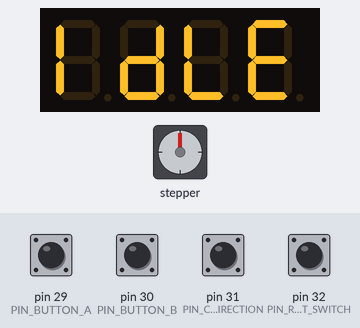
Bench run of a sketch on a simulated Arduino Mega 2560, built with avr-gcc and run on an emulated ATmega2560. Shown: 4-digit seven-segment display, stepper motor. The test bench sets the inputs (shaded band); at power-on: pin 29 (PIN_BUTTON_A), pin 30 (PIN_BUTTON_B), pin 31 (PIN_CONFIG_DIRECTION), pin 32 (PIN_RESET_LIMIT_SWITCH) HIGH. Stepper angles assume 2048 steps per turn.

Above: at 1.2 s.
1.3 s: pin 29 (PIN_BUTTON_A) pulled LOW for 0.15 s
At 1.82 s:
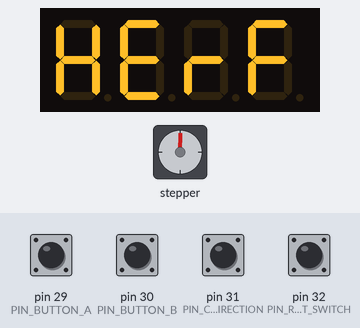
2.0 s: pin 30 (PIN_BUTTON_B) pulled LOW for 1 s
At 2.45 s:
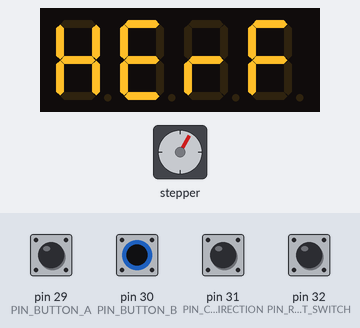
3.6 s: pin 29 (PIN_BUTTON_A) pulled LOW for 1 s
At 3.95 s:
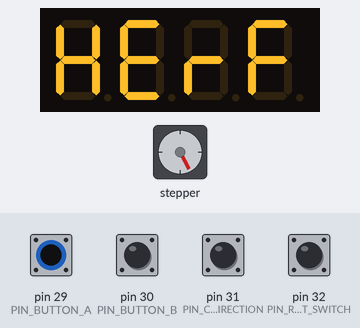
5.2 s: pin 30 (PIN_BUTTON_B) pulled LOW for 0.15 s
14.3 s: pin 29 (PIN_BUTTON_A) pulled LOW for 1 s
Timing chart, 0 to 16.9 s (numbered marks = the images above; inputs shaded):
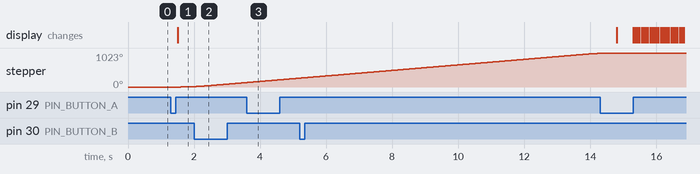

Measured:
- after the input at 1.3 s, stepper: turns 13° clockwise in 0.41 s, starting after 0.29 s; the display: changes after 0.20 s (image 1)

The sketch:

aasabj.ino
```cpp
/*********************************************************************************************************************************/
#include <AccelStepper.h>
#include <SevSeg.h>

/*********************************************************************************************************************************/
//#define DEBUG_SERIAL

/*********************************************************************************************************************************/
// PINOUT for 5641AS (4 digit 7 segment common cathode)
const byte pin_1_segment_E_arduino_pin = 2;
const byte pin_2_segment_D_arduino_pin = 3;
const byte pin_3_segment_DP_arduino_pin = 4;
const byte pin_4_segment_C_arduino_pin = 5;
const byte pin_5_segment_G_arduino_pin = 6;
const byte pin_6_digit_4_common_arduino_pin = 26;
const byte pin_7_segment_B_arduino_pin = 22;
const byte pin_8_digit_3_common_arduino_pin = 27;
const byte pin_9_digit_2_common_arduino_pin = 28;
const byte pin_10_segment_F_arduino_pin = 23;
const byte pin_11_segment_A_arduino_pin = 24;
const byte pin_12_digit_1_common_arduino_pin = 25;

// PINOUT for buttons
const byte PIN_BUTTON_A = 29;
const byte PIN_BUTTON_B = 30;

// PINOUT for direction setting
const byte PIN_CONFIG_DIRECTION = 31;

// PINOUT for reset position
const byte PIN_RESET_LIMIT_SWITCH = 32;

// PINOUT for stepper driver and pin order
const byte PIN_STEPPER_DRIVER[] = { 10, 11, 12, 13 };
const byte PIN_STEPPER_DRIVER_ORDER[] = { 0, 2, 1, 3 }; // 28BYJ-48

/*********************************************************************************************************************************/
// physics (motor)
const unsigned short STEPPER_STEPS_PER_REV = /* natural */ 32 * 64 /* gear reduction */; // for 28BYJ-48
const byte MAX_STEPPER_ROTATION_PER_MINUTE = 15; // for 28BYJ-48

// physics (blade)
// i prefer to use the number of steps so you can adjust it easily on the fly with integers
//
// you can derive the "approximate" amount of steps from your blade kerf width
// and the thread pitch from your advance screw, like this :
//
// Kerf steps = STEPPER_STEPS_PER_REV * blade_width (mm) / screw_thread_pitch (mm)
//
// For example :
//   my blade kerf is 2.8mm
//   i use an M8 screw with a 1.25 mm pitch
//   my prototype motor is a 28BYJ-48 with 2048 steps per rev
// So my default kerf steps is 2048 * 2.8 / 1.25 = 4587,52 ~ 4588 steps
//
// Depending on your real-life kerf size you will need to make test and adjust to get a perfect fit
// This allows you to know the number of steps for different fits as well (with or without glue, for example)
const unsigned long DEFAULT_KERF_STEPS = 4588;

// physics (preference)
const unsigned long DEFAULT_KERF_PER_FINGER = 4;

// electronics
const unsigned long DEBOUNCE_TIME_MS = 200;

// input (preference)
const unsigned long INPUT_LONG_PRESS_MS = 1000;
const unsigned long INPUT_IDLE_TIME_MS = 2000;

/*********************************************************************************************************************************/
#ifdef DEBUG_SERIAL
#define DPRINT(...)    Serial.print(__VA_ARGS__)
#define DPRINTLN(...)  Serial.println(__VA_ARGS__)
#define DPRINTF(...)    Serial.print(F(__VA_ARGS__))
#define DPRINTLNF(...) Serial.println(F(__VA_ARGS__))

#else
#define DPRINT(...)     //blank line
#define DPRINTLN(...)   //blank line
#define DPRINTF(...)    //blank line
#define DPRINTLNF(...)  //blank line

#endif

/*********************************************************************************************************************************/
class DebouncedSwitch {
	protected:
		const byte digitalInputPin;
		const bool restingState;
		bool storedState;
		const unsigned short debounceMs;
		unsigned long previousChangeMs;

	public:
		DebouncedSwitch(const byte& digitalInputPin, const bool& restingState = HIGH, const unsigned short& debounceMs = DEBOUNCE_TIME_MS)
			: digitalInputPin(digitalInputPin), restingState(restingState), storedState(restingState), debounceMs(debounceMs), previousChangeMs(0)
		{
		}

		void setup()
		{
			pinMode(digitalInputPin, INPUT_PULLUP);
		}

		void update()
		{
			unsigned long currentMs = millis();
			bool currentState = digitalRead(digitalInputPin);
			if (currentState != storedState)
			{
				if (currentMs >= previousChangeMs + debounceMs)
				{
					storedState = currentState;
					resetPreviousChangeMs(currentMs);
				}
			}
		}

		bool getState() const
		{
			return storedState;
		}

		bool isPressed() const
		{
			if (storedState == restingState)
			{
				return false;
			}
			else
			{
				return true;
			}
		}

		void resetPreviousChangeMs(const unsigned long& currentMs = 0)
		{
			//    DPRINTLN("reset previous change ms");
			if (currentMs == 0)
			{
				previousChangeMs = millis();
			}
			else
			{
				previousChangeMs = currentMs;
			}
			//    DPRINTLN(previousChangeMs, DEC);
		}

	protected:
		unsigned long getLastChangeMs() const
		{
			return previousChangeMs;
		}
};

/*********************************************************************************************************************************/
class MultiFunctionButton : public DebouncedSwitch {

	private:
		bool previousState;
		const unsigned short longPressMs;
		bool stateChanged;

	public:
		MultiFunctionButton(const byte& digitalInputPin, const bool& restingState = HIGH, const unsigned short& debounceMs = DEBOUNCE_TIME_MS, const unsigned short& longPressMs = INPUT_LONG_PRESS_MS)
			: DebouncedSwitch(digitalInputPin, restingState, debounceMs), previousState(restingState), longPressMs(longPressMs), stateChanged(false)
		{
		}

		void update()
		{
			DebouncedSwitch::update();
			bool currentState = getState();
			if (previousState != currentState)
			{
				stateChanged = true;
				previousState = currentState;
			}
			else
			{
				stateChanged = false;
			}
		}

		bool hasChanged() const
		{
			return stateChanged;
		}

		bool isLongPress() const
		{
			unsigned long currentMs = millis();
			unsigned long sinceLastChangeMs = currentMs - getLastChangeMs();
			if (sinceLastChangeMs >= longPressMs)
			{
				return true;
			}
			else
			{
				return false;
			}
		}
};

/*********************************************************************************************************************************/
class MyStateMachine
{
	public:
		typedef enum {
			MSM_IDLE = 100,
			MSM_MOVE_KERF,
			MSM_MOVE_FINGER,
			MSM_SET_KERF,
			MSM_SET_FINGER,
			MSM_RESET_POSITION,
		} MsmState;

	private:
		MsmState state;

	public:
		MyStateMachine()
			: state(MSM_IDLE)
		{
		}

		MsmState getState() const
		{
			return state;
		}

		void setState(const MsmState& next)
		{
			state = next;
			DPRINTLN("setState");
			DPRINTLN(state, DEC);
		}

		void handleDoubleLongPress()
		{
			DPRINTLN("handleDoubleLongPress");
			switch(state)
			{
				case MSM_IDLE:
					DPRINTLN("idle");
					setState(MSM_RESET_POSITION);
					break;

				default:
					break;
			}
		}

		void handleLongPressA()
		{
			DPRINTLN("handleLongPressA");
			switch(state)
			{
				case MSM_IDLE:
					DPRINTLN("idle");
					setState(MSM_SET_KERF);
					break;

				default:
					break;
			}
		}

		void handleLongPressB()
		{
			DPRINTLN("handleLongPressB");
			switch(state)
			{
				case MSM_IDLE:
					DPRINTLN("idle");
					setState(MSM_SET_FINGER);
					break;

				default:
					break;
			}
		}

		void handlePressA()
		{
			DPRINTLN("handlePressA");
			switch(state)
			{
				default:
					break;
			}
		}

		void handlePressB()
		{
			DPRINTLN("handlePressB");
			switch(state)
			{
				default:
					break;
			}
		}

		void handleReleaseA()
		{
			DPRINTLN("handleReleaseA");
			switch(state)
			{
				case MSM_IDLE:
					setState(MSM_MOVE_KERF);
					break;

				default:
					break;
			}
		}

		void handleReleaseB()
		{
			DPRINTLN("handleReleaseB");
			switch(state)
			{
				case MSM_IDLE:
					setState(MSM_MOVE_FINGER);
					break;

				default:
					break;
			}
		}

		void handleIdleInput()
		{
			DPRINTLN("handleIdleInput");
			switch(state) {
				case MSM_SET_KERF:
					DPRINTLN("MSM_SET_KERF");
					setState(MSM_IDLE);
					break;
				case MSM_SET_FINGER:
					DPRINTLN("MSM_SET_FINGER");
					setState(MSM_IDLE);
					break;

				default:
					break;
			}
		}

		void handleResetLimitSwitch()
		{
			switch(state) {
				case MSM_RESET_POSITION:
					DPRINTLN("handleResetLimitSwitch");
					DPRINTLN("MSM_RESET_POSITION");
					setState(MSM_IDLE);
					break;

				default:
					break;
			}
		}
};

/*********************************************************************************************************************************/
class DirectionFlag
{
	private:
		const byte digitalInputPin;

	public:
		DirectionFlag(const byte& pin)
			: digitalInputPin(pin)
		{
		}

		void setup()
		{
			pinMode(digitalInputPin, INPUT_PULLUP);
		}

		int getDirection() const
		{
			if (digitalRead(digitalInputPin))
			{
				return +1;
			}
			else
			{
				return -1;
			}
		}
};

/*********************************************************************************************************************************/

// components
SevSeg sevseg;
MultiFunctionButton buttonA(PIN_BUTTON_A);
MultiFunctionButton buttonB(PIN_BUTTON_B);
DebouncedSwitch resetLimit(PIN_RESET_LIMIT_SWITCH);

// stepper
AccelStepper screwStepper(AccelStepper::FULL4WIRE,
		PIN_STEPPER_DRIVER[PIN_STEPPER_DRIVER_ORDER[0]],
		PIN_STEPPER_DRIVER[PIN_STEPPER_DRIVER_ORDER[1]],
		PIN_STEPPER_DRIVER[PIN_STEPPER_DRIVER_ORDER[2]],
		PIN_STEPPER_DRIVER[PIN_STEPPER_DRIVER_ORDER[3]]);

// physics
unsigned long stepsKerf = DEFAULT_KERF_STEPS;
unsigned long kerfPerFinger = DEFAULT_KERF_PER_FINGER;

const unsigned long MAX_STEPS_PER_SECOND = STEPPER_STEPS_PER_REV * MAX_STEPPER_ROTATION_PER_MINUTE / 60;

DirectionFlag directionConfig(PIN_CONFIG_DIRECTION);

// logic
MyStateMachine msm;

// interface
unsigned long lastActionMs = 0;

// debug
unsigned long lastDebugMs = 0;

/*********************************************************************************************************************************/
void setup()
{
	Serial.begin(9600);

	// direction setting configuration
	directionConfig.setup();

	// stepper
	screwStepper.setMaxSpeed(MAX_STEPS_PER_SECOND);
	screwStepper.setAcceleration(MAX_STEPS_PER_SECOND); // accelerate fast

	// input switches
	buttonA.setup();
	buttonB.setup();
	resetLimit.setup();

	// setup sevseg
	const byte hardwareConfig = COMMON_CATHODE;
	const byte numDigits = 4;
	const bool disableDecPoint = false;
	const bool leadingZeros = false;
	const bool resistorsOnSegments = false;
	const bool updateWithDelays = false;
	byte digitPins[4] = {
		pin_12_digit_1_common_arduino_pin,
		pin_9_digit_2_common_arduino_pin,
		pin_8_digit_3_common_arduino_pin,
		pin_6_digit_4_common_arduino_pin
	};
	byte segmentPins[8] = {
		pin_11_segment_A_arduino_pin,
		pin_7_segment_B_arduino_pin,
		pin_4_segment_C_arduino_pin,
		pin_2_segment_D_arduino_pin,
		pin_1_segment_E_arduino_pin,
		pin_10_segment_F_arduino_pin,
		pin_5_segment_G_arduino_pin,
		pin_3_segment_DP_arduino_pin
	};
	sevseg.begin(
			hardwareConfig,
			numDigits,
			digitPins,
			segmentPins,
			resistorsOnSegments,
			updateWithDelays,
			leadingZeros,
			disableDecPoint
		    );
}

/*********************************************************************************************************************************/
void handleInteractiveInputs()
{
	buttonA.update();
	buttonB.update();

	bool actionOccured = true;

	// double long press
	if (buttonA.isPressed() && buttonB.isPressed() && buttonA.isLongPress() && buttonB.isLongPress())
	{
		DPRINTLN("double long press");
		buttonA.resetPreviousChangeMs();
		buttonB.resetPreviousChangeMs();
		msm.handleDoubleLongPress();

		switch(msm.getState())
		{
			case MyStateMachine::MSM_RESET_POSITION:
				DPRINT("double long press MSM_RESET_POSITION ");
				// following statement needs a cast so that computation does not always evaluate to unsigned ...
				screwStepper.setSpeed(-directionConfig.getDirection() * (signed) MAX_STEPS_PER_SECOND);
				DPRINTLN(screwStepper.speed(),DEC);
				break;

			default:
				break;
		}
	}

	// long press A : set kerf steps
	else if (buttonA.isPressed() && buttonA.isLongPress() && !buttonB.isPressed())
	{
		DPRINTLN("long press A");
		buttonA.resetPreviousChangeMs();
		buttonB.resetPreviousChangeMs();
		msm.handleLongPressA();
	}

	// long press B : set finger steps
	else if (buttonB.isPressed() && buttonB.isLongPress() && !buttonA.isPressed())
	{
		DPRINTLN("long press B");
		buttonA.resetPreviousChangeMs();
		buttonB.resetPreviousChangeMs();
		msm.handleLongPressB();
	}

	// release A : move to next kerf
	else if (buttonA.hasChanged() && !buttonA.isPressed())
	{
		DPRINTLN("release A");
		msm.handleReleaseA();

		if (msm.getState() == MyStateMachine::MSM_MOVE_KERF)
		{
			DPRINT("prepare to move kerf steps total ");
			screwStepper.move(+directionConfig.getDirection() * stepsKerf);
			DPRINTLN(stepsKerf, DEC);
		}
	}

	// release B : move to next finger
	else if (buttonB.hasChanged() && !buttonB.isPressed())
	{
		DPRINTLN("release B");
		msm.handleReleaseB();

		if (msm.getState() == MyStateMachine::MSM_MOVE_FINGER)
		{
			DPRINT("prepare to move to next finger");
			screwStepper.move(+directionConfig.getDirection() * kerfPerFinger * stepsKerf);
			DPRINTLN(stepsKerf, DEC);
			DPRINTLN(kerfPerFinger, DEC);
		}
	}

	// press A
	else if (buttonA.hasChanged() && buttonA.isPressed())
	{
		DPRINTLN("press A");
		msm.handlePressA();

		switch(msm.getState())
		{
			case MyStateMachine::MSM_SET_KERF:
				stepsKerf++;
				break;

			case MyStateMachine::MSM_SET_FINGER:
				kerfPerFinger++;
				break;

			default:
				break;
		}
	}

	// press B
	else if (buttonB.hasChanged() && buttonB.isPressed())
	{
		DPRINTLN("press B");
		msm.handlePressB();

		switch(msm.getState())
		{
			case MyStateMachine::MSM_SET_KERF:
				if (stepsKerf > 1)
					stepsKerf--;
				break;

			case MyStateMachine::MSM_SET_FINGER:
				if (kerfPerFinger > 1)
					kerfPerFinger--;
				break;

			default:
				break;
		}
	}
	// no input
	else
	{
		actionOccured = false;
	}

	// handle idling
	if (actionOccured)
	{
		DPRINTLN("actionOccured");
		lastActionMs = millis();
		DPRINTLN(lastActionMs, DEC);
	}
	else
	{
		unsigned long curMs = millis();
		if (curMs > lastActionMs + INPUT_IDLE_TIME_MS)
		{
			DPRINTLN("no actionOccured");
			msm.handleIdleInput();
			lastActionMs = curMs;
		}
	}
}

/*********************************************************************************************************************************/
void handleNonInteractiveInputs()
{
	resetLimit.update();
	//  DPRINTLN("handleNonInteractiveInputs");
	if (resetLimit.isPressed())
	{
		//    DPRINTLN("resetLimit isPressed");
		msm.handleResetLimitSwitch();
	}
}

/*********************************************************************************************************************************/
void blinkDisplay(SevSeg& svsg, int speed)
{
	unsigned long now = millis();
	unsigned long blinkMask = (1<<speed) - 1;
	unsigned long blinkThreshold = 1 << (speed - 1);
	unsigned long modulo = now & blinkMask;

	if (modulo > blinkThreshold)  {
		svsg.refreshDisplay();
	}
	else
	{
		svsg.blank();
	}
}

/*********************************************************************************************************************************/
void handleDisplay()
{
	const unsigned long blink_slow = 8;
	const unsigned long blink_fast = blink_slow - 1;

	switch(msm.getState())
	{
		case MyStateMachine::MSM_IDLE:
			sevseg.setChars((char*) "IDLE");
			sevseg.refreshDisplay();
			break;

		case MyStateMachine::MSM_MOVE_KERF:
			sevseg.setChars((char*) "KERF");
			sevseg.refreshDisplay();
			break;

		case MyStateMachine::MSM_MOVE_FINGER:
			sevseg.setChars((char*) "FING");
			sevseg.refreshDisplay();
			break;

		case MyStateMachine::MSM_SET_KERF:
			sevseg.setNumber(stepsKerf);
			blinkDisplay(sevseg, blink_fast);
			break;

		case MyStateMachine::MSM_SET_FINGER:
			sevseg.setNumber(kerfPerFinger);
			blinkDisplay(sevseg, blink_slow);
			break;

		case MyStateMachine::MSM_RESET_POSITION:
			sevseg.setChars((char*) "RSET");
			sevseg.refreshDisplay();
			break;
	}
}

/*********************************************************************************************************************************/
void handleMotors()
{
	switch(msm.getState())
	{
		case MyStateMachine::MSM_MOVE_KERF:
		case MyStateMachine::MSM_MOVE_FINGER:
			DPRINT("move kerf/finger step FORWARD ");
			DPRINT(screwStepper.speed(), DEC);
			DPRINT(" ");
			screwStepper.run();
			DPRINTLN(screwStepper.speed(), DEC);
			if (screwStepper.distanceToGo() == 0)
			{
				msm.setState(MyStateMachine::MSM_IDLE);
			}
			break;

		case MyStateMachine::MSM_RESET_POSITION:
			DPRINT("turn BACKWARDS for reset ");
			DPRINT(screwStepper.speed(), DEC);
			DPRINT(" ");
			screwStepper.runSpeed();
			DPRINTLN(screwStepper.speed(), DEC);
			break;

		default:
			break;
	}
}

/*********************************************************************************************************************************/
void loop()
{
	//  unsigned long t = micros();

	handleInteractiveInputs();
	handleNonInteractiveInputs();
	handleDisplay();
	handleMotors();

	if (millis() > lastDebugMs + 1000) {
		lastDebugMs = millis();
		DPRINT("debug state : ");
		DPRINTLN(msm.getState());
		//    Serial.println(micros() - t);
	}
}
```
